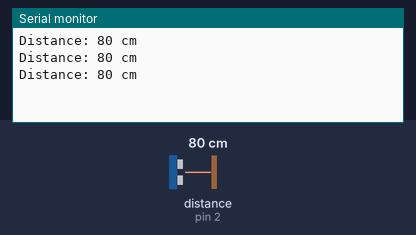
The sketch below on a simulated Arduino Uno, built with avr-gcc and run on an emulated ATmega328P. Parts: the last lines printed to the serial monitor. Wiring (inferred from the names in the program): ultrasonic range finder: trigger pin 4; echo pin 2. The test bench sets the inputs (shaded band); at power-on: distance to the obstacle (sensor on pin 2) 80 cm. The echo pulse lasts 58.3 µs per cm.

Above: at 1.3 s.
1.4 s: distance to the obstacle (sensor on pin 2) set to 2 cm
At 1.9 s:
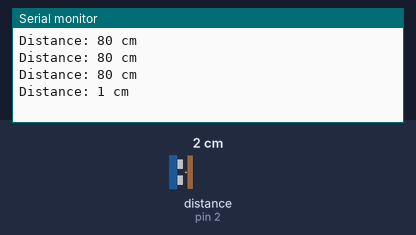
2.9 s: distance to the obstacle (sensor on pin 2) set to 4 cm
At 3.4 s:
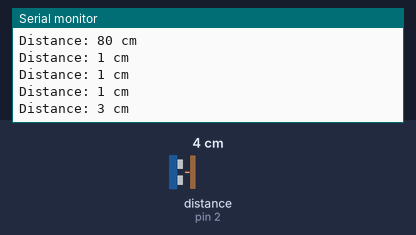
Timing chart, 0 to 5.9 s (numbered marks = the images above; inputs shaded):
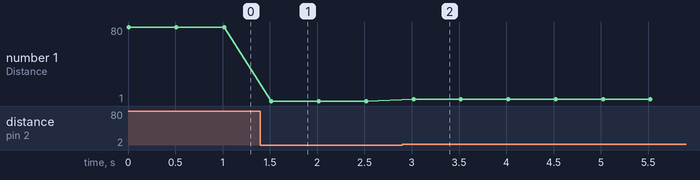

The sketch:

Ultrasonic.ino
```cpp
// ถ้าเสียบตาม Lab14 เดิมใช้ Trig=4, Echo=2 (ถ้าเสียบตามโพยรวมให้แก้เป็น Trig=12, Echo=13)
const int trigPin = 4;
const int echoPin = 2;

void setup() {
  Serial.begin(9600);
  pinMode(trigPin, OUTPUT);
  pinMode(echoPin, INPUT);
}

void loop() {
  // 1. เคลียร์ขา Trig ให้เป็น LOW ก่อน 2 ไมโครวินาที
  digitalWrite(trigPin, LOW);
  delayMicroseconds(2);

  // 2. ยิงคลื่นเสียงโดยสั่ง HIGH ค้างไว้ 10 ไมโครวินาที แล้วปิดเป็น LOW
  digitalWrite(trigPin, HIGH);
  delayMicroseconds(10);
  digitalWrite(trigPin, LOW);

  // 3. อ่านเวลาที่คลื่นสะท้อนกลับมาที่ขา Echo (ใส่ timeout 30000 us กันค้าง)
  long pulseWidth = pulseIn(echoPin, HIGH, 30000);
  long distance = pulseWidth / 29 / 2;

  Serial.print("Distance: ");
  Serial.print(distance);
  Serial.println(" cm");
  delay(500);
}
```

Measured:
- after the input at 1.4 s, the serial monitor: prints a new line after 0.12 s (image 1)
- after the input at 2.9 s, the serial monitor: prints a new line after 0.12 s (image 2)
- plotted number 1: 80 → 1 after the input at 1.4 s, 1 → 3 after the input at 2.9 s
